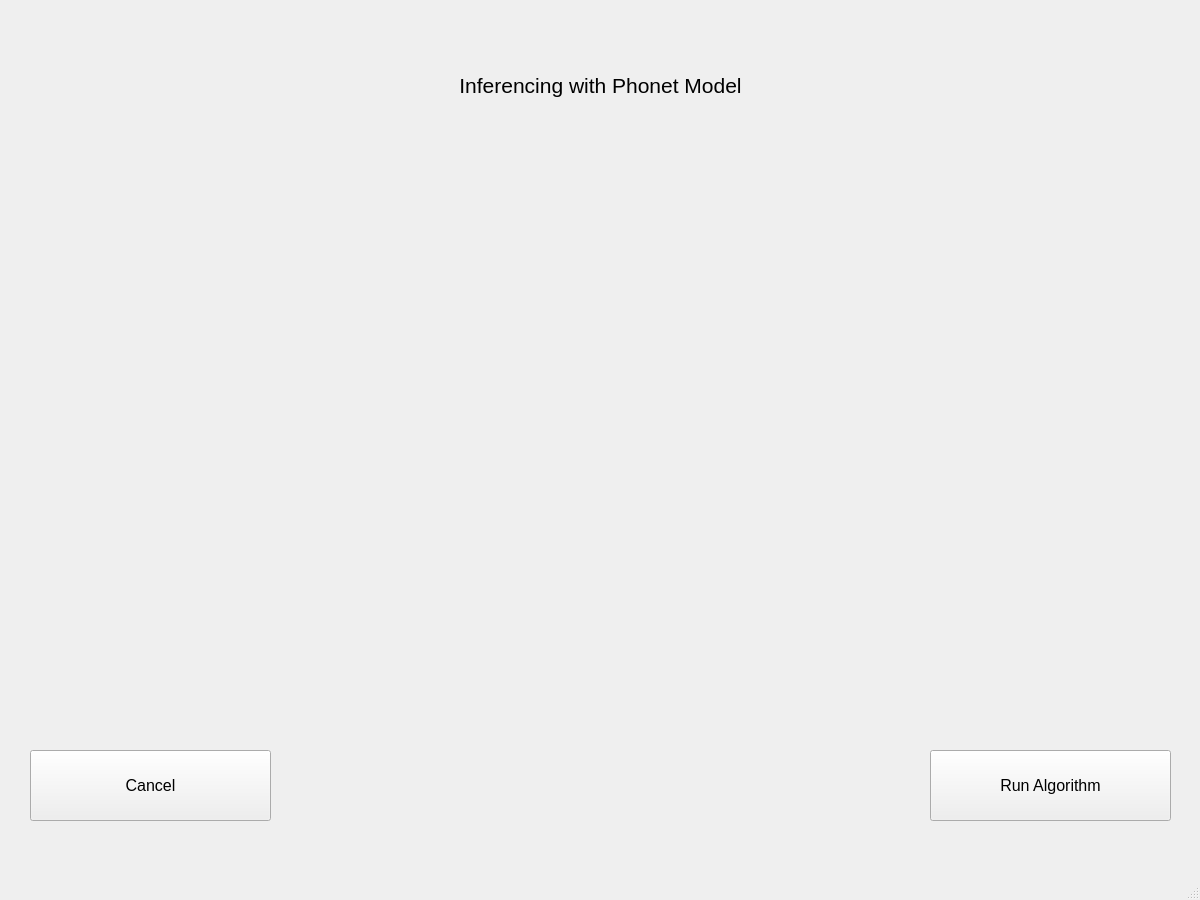
<?xml version="1.0" encoding="UTF-8"?>
<ui version="4.0">
 <class>InferencingPage</class>
 <widget class="QMainWindow" name="InferencingPage">
  <property name="geometry">
   <rect>
    <x>0</x>
    <y>0</y>
    <width>1200</width>
    <height>900</height>
   </rect>
  </property>
  <property name="windowTitle">
   <string>MainWindow</string>
  </property>
  <widget class="QWidget" name="centralwidget">
   <widget class="QLabel" name="label">
    <property name="geometry">
     <rect>
      <x>0</x>
      <y>50</y>
      <width>1201</width>
      <height>71</height>
     </rect>
    </property>
    <property name="font">
     <font>
      <pointsize>16</pointsize>
     </font>
    </property>
    <property name="text">
     <string>Inferencing with Phonet Model</string>
    </property>
    <property name="alignment">
     <set>Qt::AlignCenter</set>
    </property>
   </widget>
   <widget class="QPushButton" name="runAlgoButton">
    <property name="geometry">
     <rect>
      <x>930</x>
      <y>750</y>
      <width>241</width>
      <height>71</height>
     </rect>
    </property>
    <property name="font">
     <font>
      <pointsize>12</pointsize>
     </font>
    </property>
    <property name="text">
     <string>Run Algorithm</string>
    </property>
   </widget>
   <widget class="QPushButton" name="cancelButton">
    <property name="geometry">
     <rect>
      <x>30</x>
      <y>750</y>
      <width>241</width>
      <height>71</height>
     </rect>
    </property>
    <property name="font">
     <font>
      <pointsize>12</pointsize>
     </font>
    </property>
    <property name="text">
     <string>Cancel</string>
    </property>
   </widget>
  </widget>
  <widget class="QMenuBar" name="menubar">
   <property name="geometry">
    <rect>
     <x>0</x>
     <y>0</y>
     <width>1200</width>
     <height>26</height>
    </rect>
   </property>
  </widget>
  <widget class="QStatusBar" name="statusbar"/>
 </widget>
 <resources/>
 <connections/>
</ui>
